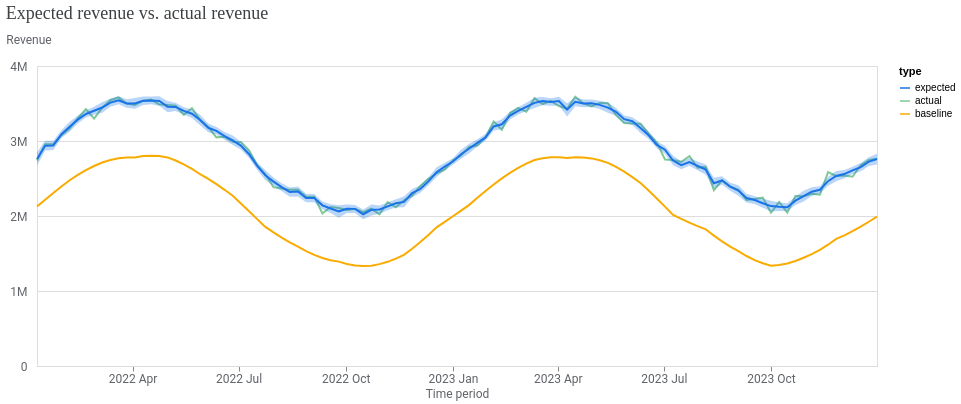

This figure's notebook cell:
### Code cell
# ── Visualizer classes — each handles one domain ─────────────────────────────
#   ModelFit         : predicted vs observed KPI

model_fit     = visualizer.ModelFit(mmm)
media_summary = visualizer.MediaSummary(mmm)

# ── Predicted vs observed KPI ─────────────────────────────────────────────────
fig = model_fit.plot_model_fit()
fig.properties(width=840).display()

### Figure 1 — Vega-Lite specification as saved in the notebook (floating-point values rounded to 4 significant figures; data arrays with more than 128 entries replaced by an {"elided": "..."} marker saying what was removed)
{"config": {"view": {"continuousWidth": 300, "continuousHeight": 300}, "axis": {"labelColor": "#5F6368", "labelFont": "Roboto", "labelFontSize": 12, "titleColor": "#5F6368", "titleFont": "Roboto", "titleFontSize": 12, "titleFontWeight": "normal"}}, "layer": [{"mark": {"type": "line"}, "encoding": {"color": {"field": "type", "scale": {"domain": ["expected", "actual", "baseline"], "range": ["#1A73E8", "#81C995", "#F9AB00"]}, "type": "nominal"}, "x": {"axis": {"domainColor": "#DADCE0", "format": "%Y %b", "grid": false, "tickCount": 8}, "field": "time", "title": "Time period", "type": "temporal"}, "y": {"axis": {"domain": false, "labelExpr": "replace(format(datum.value, '.3~s'), 'G', 'B')", "labelPadding": 10, "tickCount": 5, "ticks": false, "titleAlign": "left", "titleAngle": 0, "titleY": -20}, "field": "mean", "title": "Revenue", "type": "quantitative"}}}, {"mark": {"type": "rule", "opacity": 0}, "encoding": {"opacity": {"condition": {"param": "param_daae7590cf6ce0e8", "value": 0.3, "empty": false}, "value": 0}, "tooltip": [{"field": "time", "title": "Time period", "type": "temporal"}, {"field": "expected", "format": ",.0f", "title": "Expected", "type": "quantitative"}, {"field": "actual", "format": ",.0f", "title": "Actual", "type": "quantitative"}, {"field": "baseline", "format": ",.0f", "title": "Baseline", "type": "quantitative"}], "x": {"field": "time", "type": "temporal"}}, "name": "view_46550a47ee332692_1", "transform": [{"pivot": "type", "value": "mean", "groupby": ["time"]}]}, {"mark": {"type": "circle", "filled": false, "size": 36}, "encoding": {"color": {"field": "type", "legend": null, "scale": {"domain": ["expected", "actual", "baseline"], "range": ["#1A73E8", "#81C995", "#F9AB00"]}, "type": "nominal"}, "opacity": {"condition": {"param": "param_daae7590cf6ce0e8", "value": 1, "empty": false}, "value": 0}, "x": {"field": "time", "type": "temporal"}, "y": {"field": "mean", "type": "quantitative"}}}, {"mark": {"type": "area", "opacity": 0.3}, "encoding": {"color": {"field": "type", "legend": null, "scale": {"domain": ["expected"], "range": ["#1A73E8"]}, "type": "nominal"}, "x": {"field": "time", "type": "temporal"}, "y": {"field": "ci_hi", "type": "quantitative"}, "y2": {"field": "ci_lo"}}}], "data": {"name": "data-3ded468666d50b273afa6076fca3b8a4"}, "params": [{"name": "param_daae7590cf6ce0e8", "select": {"type": "point", "clear": "pointerout", "fields": ["time"], "nearest": true, "on": "pointerover"}, "views": ["view_46550a47ee332692_1"]}], "resolve": {"scale": {"color": "independent"}}, "title": {"text": "Expected revenue vs. actual revenue", "anchor": "start", "color": "#3C4043", "font": "Google Sans Display", "fontSize": 18, "fontWeight": "normal", "offset": 10}, "width": 840, "$schema": "https://vega.github.io/schema/vega-lite/v6.4.1.json", "datasets": {"data-3ded468666d50b273afa6076fca3b8a4": {"elided": "312 records"}}}
